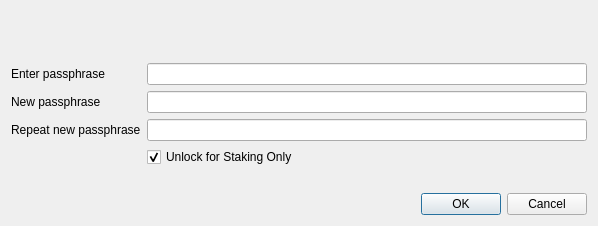
<?xml version="1.0" encoding="UTF-8"?>
<ui version="4.0">
 <class>AskPassphraseDialog</class>
 <widget class="QDialog" name="AskPassphraseDialog">
  <property name="geometry">
   <rect>
    <x>0</x>
    <y>0</y>
    <width>598</width>
    <height>226</height>
   </rect>
  </property>
  <property name="sizePolicy">
   <sizepolicy hsizetype="Preferred" vsizetype="Minimum">
    <horstretch>0</horstretch>
    <verstretch>0</verstretch>
   </sizepolicy>
  </property>
  <property name="minimumSize">
   <size>
    <width>550</width>
    <height>0</height>
   </size>
  </property>
  <property name="windowTitle">
   <string>Passphrase Dialog</string>
  </property>
  <layout class="QVBoxLayout" name="verticalLayout">
   <item>
    <widget class="QLabel" name="warningLabel">
     <property name="textFormat">
      <enum>Qt::RichText</enum>
     </property>
     <property name="wordWrap">
      <bool>true</bool>
     </property>
    </widget>
   </item>
   <item>
    <layout class="QFormLayout" name="formLayout">
     <property name="fieldGrowthPolicy">
      <enum>QFormLayout::AllNonFixedFieldsGrow</enum>
     </property>
     <item row="0" column="0">
      <widget class="QLabel" name="passLabel1">
       <property name="text">
        <string>Enter passphrase</string>
       </property>
      </widget>
     </item>
     <item row="0" column="1">
      <widget class="QLineEdit" name="passEdit1">
       <property name="echoMode">
        <enum>QLineEdit::Password</enum>
       </property>
      </widget>
     </item>
     <item row="1" column="0">
      <widget class="QLabel" name="passLabel2">
       <property name="text">
        <string>New passphrase</string>
       </property>
      </widget>
     </item>
     <item row="1" column="1">
      <widget class="QLineEdit" name="passEdit2">
       <property name="echoMode">
        <enum>QLineEdit::Password</enum>
       </property>
      </widget>
     </item>
     <item row="2" column="0">
      <widget class="QLabel" name="passLabel3">
       <property name="text">
        <string>Repeat new passphrase</string>
       </property>
      </widget>
     </item>
     <item row="2" column="1">
      <widget class="QLineEdit" name="passEdit3">
       <property name="echoMode">
        <enum>QLineEdit::Password</enum>
       </property>
      </widget>
     </item>
     <item row="3" column="1">
      <widget class="QCheckBox" name="stakingOnlyCheckBox">
       <property name="text">
        <string>Unlock for Staking Only</string>
       </property>
       <property name="checked">
        <bool>true</bool>
       </property>
      </widget>
     </item>
     <item row="4" column="1">
      <widget class="QLabel" name="capsLabel">
       <property name="font">
        <font>
         <weight>75</weight>
         <bold>true</bold>
        </font>
       </property>
       <property name="text">
        <string/>
       </property>
       <property name="alignment">
        <set>Qt::AlignCenter</set>
       </property>
      </widget>
     </item>
    </layout>
   </item>
   <item>
    <widget class="QDialogButtonBox" name="buttonBox">
     <property name="orientation">
      <enum>Qt::Horizontal</enum>
     </property>
     <property name="standardButtons">
      <set>QDialogButtonBox::Cancel|QDialogButtonBox::Ok</set>
     </property>
    </widget>
   </item>
  </layout>
 </widget>
 <resources/>
 <connections>
  <connection>
   <sender>buttonBox</sender>
   <signal>accepted()</signal>
   <receiver>AskPassphraseDialog</receiver>
   <slot>accept()</slot>
   <hints>
    <hint type="sourcelabel">
     <x>248</x>
     <y>254</y>
    </hint>
    <hint type="destinationlabel">
     <x>157</x>
     <y>274</y>
    </hint>
   </hints>
  </connection>
  <connection>
   <sender>buttonBox</sender>
   <signal>rejected()</signal>
   <receiver>AskPassphraseDialog</receiver>
   <slot>reject()</slot>
   <hints>
    <hint type="sourcelabel">
     <x>316</x>
     <y>260</y>
    </hint>
    <hint type="destinationlabel">
     <x>286</x>
     <y>274</y>
    </hint>
   </hints>
  </connection>
 </connections>
</ui>
